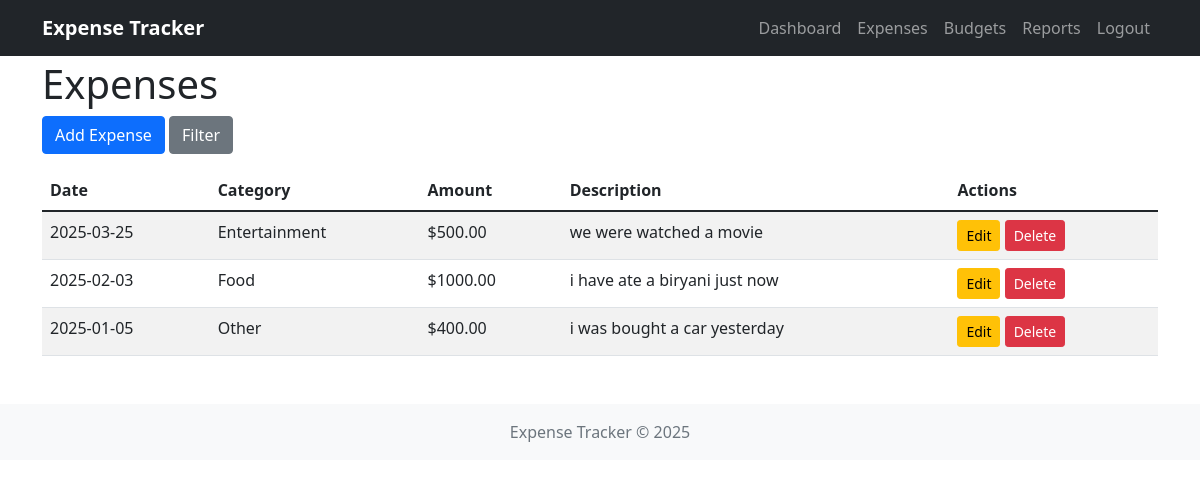
The app's page /expenses (signed in) with its own data.
### app/models.py (models this page shows)
class Expense(db.Model):
    id = db.Column(db.Integer, primary_key=True)
    amount = db.Column(db.Float, nullable=False)
    date = db.Column(db.Date, nullable=False, default=datetime.utcnow)
    description = db.Column(db.String(200))
    user_id = db.Column(db.Integer, db.ForeignKey('user.id'), nullable=False)
    category_id = db.Column(db.Integer, db.ForeignKey('category.id'), nullable=False)

class Category(db.Model):
    id = db.Column(db.Integer, primary_key=True)
    name = db.Column(db.String(50), nullable=False)
    user_id = db.Column(db.Integer, db.ForeignKey('user.id'), nullable=False)
    expenses = db.relationship('Expense', backref='category', lazy=True)
    budgets = db.relationship('Budget', backref='category', lazy=True)

### app/routes.py (the view)
@main_bp.route('/expenses')
@login_required
def list_expenses():
    category_id = request.args.get('category', type=int)
    start_date = request.args.get('start_date')
    end_date = request.args.get('end_date')
    query = Expense.query.filter_by(user_id=current_user.id)
    if category_id:
        query = query.filter_by(category_id=category_id)
    if start_date:
        query = query.filter(Expense.date >= start_date)
    if end_date:
        query = query.filter(Expense.date <= end_date)
    expenses = query.order_by(Expense.date.desc()).all()
    categories = Category.query.filter_by(user_id=current_user.id).all()
    return render_template('expenses.html', expenses=expenses, categories=categories)

### app/models.py (called while the page is built)
@login_manager.user_loader
def load_user(user_id):
    return User.query.get(int(user_id))

### app/templates/expenses.html (shortened to what this page needs)
{% extends "base.html" %}
{% block content %}
<h1>Expenses</h1>
<div class="row mb-3">
    <div class="col-md-12">
        <a href="{{ url_for('main.add_expense') }}" class="btn btn-primary">Add Expense</a>
        <button class="btn btn-secondary" type="button" data-bs-toggle="collapse"
            data-bs-target="#filterCollapse">Filter</button>
    </div>
</div>
{% if expenses %}
<table class="table table-striped">
    <thead>
        <tr>
            <th>Date</th>
            <th>Category</th>
            <th>Amount</th>
            <th>Description</th>
            <th>Actions</th>
        </tr>
    </thead>
    <tbody>
        {% for expense in expenses %}
        <tr>
            <td>{{ expense.date.strftime('%Y-%m-%d') }}</td>
            <td>{{ expense.category.name }}</td>
            <td>${{ "%.2f"|format(expense.amount) }}</td>
            <td>{{ expense.description or '' }}</td>
            <td>
                <a href="{{ url_for('main.edit_expense', id=expense.id) }}" class="btn btn-sm btn-warning">Edit</a>
                <a href="{{ url_for('main.delete_expense', id=expense.id) }}" class="btn btn-sm btn-danger"
                    onclick="return confirm('Are you sure?')">Delete</a>
            </td>
        </tr>
        {% endfor %}
    </tbody>
</table>
{% else %}
<p>No expenses found.</p>
{% endif %}
{% endblock %}

### app/templates/base.html (style rules this page uses)
body { padding-top: 60px; }

### records on screen
Expense: date "2025-03-25", category.name "Entertainment", amount "500.00", description "we were watched a movie"
Expense: date "2025-02-03", category.name "Food", amount "1000.00", description "i have ate a biryani just now"
Expense: date "2025-01-05", category.name "Other", amount "400.00", description "i was bought a car yesterday"
